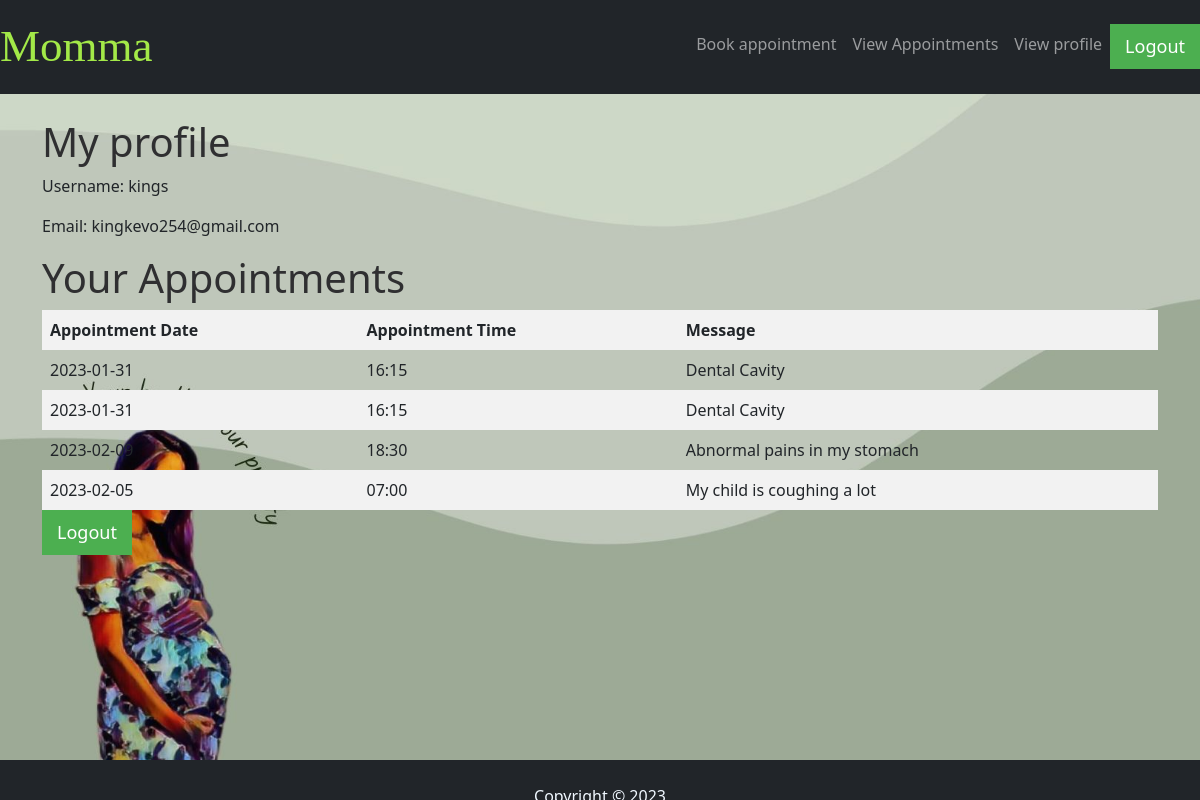
The app's page /profile (signed in), older data.
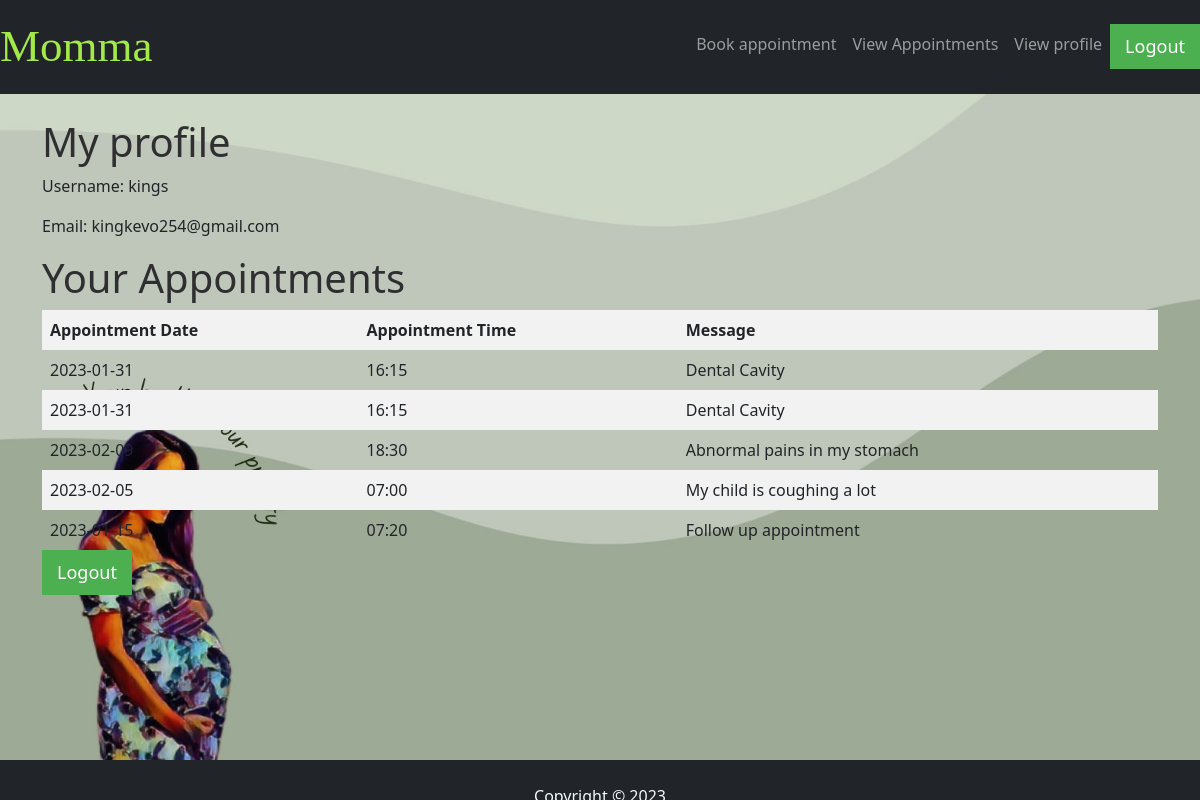
The same page, newer data.
### index/models.py (models this page shows, shortened)
class Appointment(db.Model):
    id = db.Column(db.Integer, primary_key=True)
    name = db.Column(db.String(50), nullable=False)
    email = db.Column(db.String(120), nullable=False)
    date = db.Column(db.String(20), nullable=False)
    time = db.Column(db.String(20), nullable=False)
    message = db.Column(db.Text, nullable=False)
    user_id = db.Column(db.Integer, db.ForeignKey('user.id'), nullable=False)

### index/routes.py (the view)
@app.route("/profile")
def view_profile():
    check_authentication()
    username = session['username']
    user = User.query.filter_by(username=username).first()
    appointments = Appointment.query.filter_by(user_id=user.id)
    return render_template("profile.html", user=user, appointments=appointments)

### index/routes.py (called while the page is built)
def check_authentication():
    if not session.get("logged_in"):
        return redirect(url_for("log_in"))

### index/templates/profile.html
{% extends 'main.html' %}
{% block content %}
<div class="profile">
    <h1>My profile</h1>
    <div class="user-info">
        <p>Username: {{user.username}}</p>
        <p>Email: {{ user.email }}</p>
        <div>
            <h1>Your Appointments</h1>
            <table>
                <thead>
                    <tr>
                        <th>Appointment Date</th>
                        <th>Appointment Time</th>
                        <th>Message</th>
                    </tr>
                </thead>
                <tbody>
                    {% for appointment in appointments %}
                    <tr>
                        <td>{{ appointment.date }}</td>
                        <td>{{ appointment.time }}</td>
                        <td>{{ appointment.message }}</td>
                    </tr>
                    {% endfor %}
                </tbody>
            </table>
        </div>
    </div>
</div>
<a href="{{url_for('logout')}}" onclick="return confirm('Are you sure you want to logout?');">
    <button class="logout-button logout-button:hover">Logout</button>
</a>
{% endblock content %}

Row changes from the older to the newer data that the page shows:
added Appointment: date "2023-01-15", time "07:20", message "Follow up appointment"
